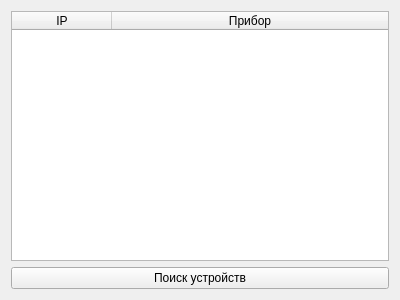
<?xml version="1.0" encoding="UTF-8"?>
<ui version="4.0">
 <class>Page6_FindDevice</class>
 <widget class="QWidget" name="Page6_FindDevice">
  <property name="geometry">
   <rect>
    <x>0</x>
    <y>0</y>
    <width>400</width>
    <height>300</height>
   </rect>
  </property>
  <property name="windowTitle">
   <string>Поиск устройств</string>
  </property>
  <layout class="QGridLayout" name="gridLayout">
   <item row="0" column="0">
    <widget class="QTableWidget" name="tableWidget">
     <property name="enabled">
      <bool>true</bool>
     </property>
     <property name="gridStyle">
      <enum>Qt::DotLine</enum>
     </property>
     <attribute name="horizontalHeaderStretchLastSection">
      <bool>true</bool>
     </attribute>
     <column>
      <property name="text">
       <string>IP</string>
      </property>
     </column>
     <column>
      <property name="text">
       <string>Прибор</string>
      </property>
     </column>
    </widget>
   </item>
   <item row="1" column="0">
    <widget class="QPushButton" name="pushButton">
     <property name="text">
      <string>Поиск устройств</string>
     </property>
    </widget>
   </item>
  </layout>
 </widget>
 <resources/>
 <connections/>
</ui>
